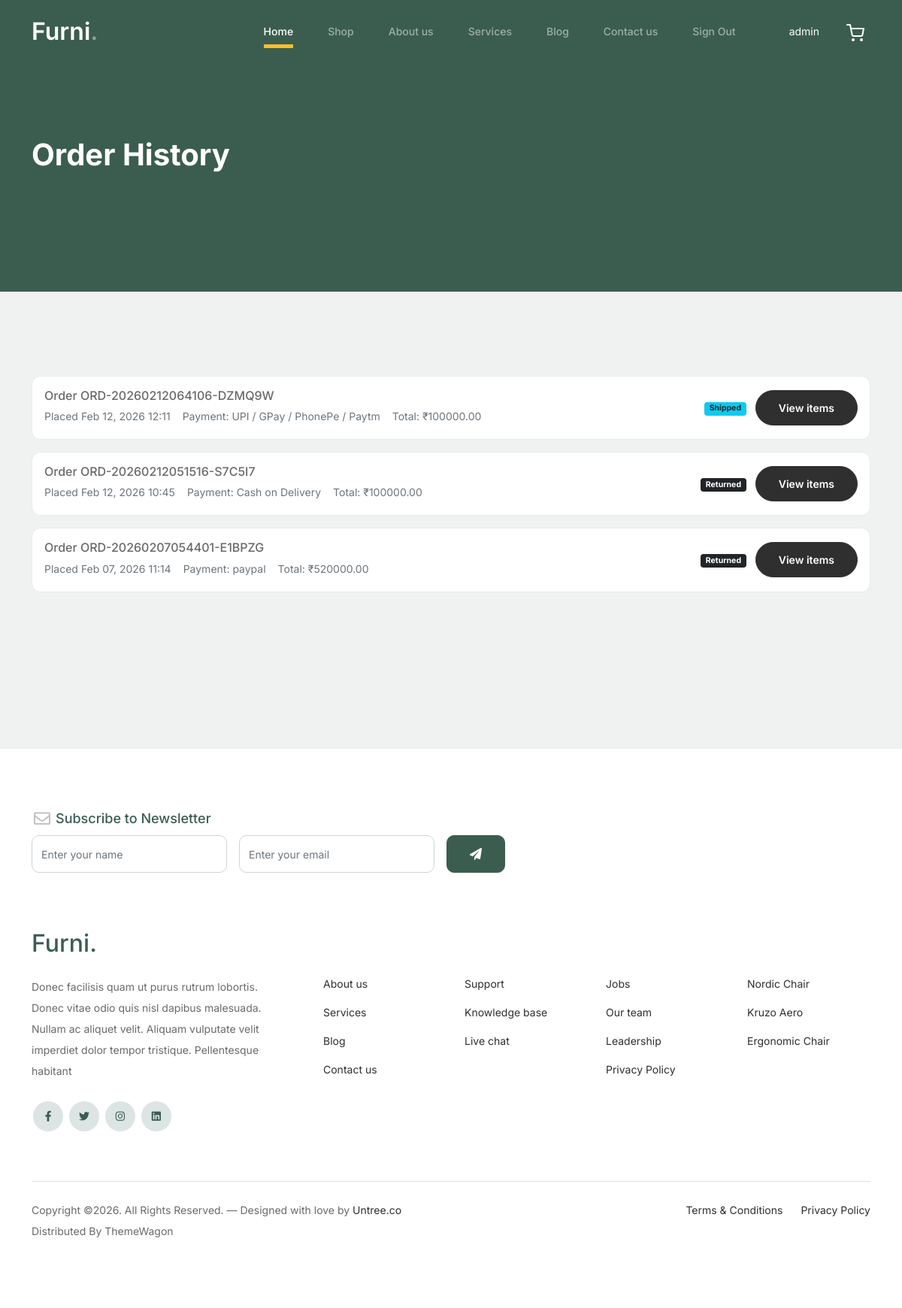
Page /buyers/history/ (signed in) on the committed database.
### buyers/models.py (models this page shows, shortened)
class Order(models.Model):
    ORDER_STATUS_CHOICES = [
        ('pending', 'Pending'),
        ('processing', 'Processing'),
        ('shipped', 'Shipped'),
        ('delivered', 'Delivered'),
        ('return_requested', 'Return Requested'),
        ('returned', 'Returned'),
        ('cancelled', 'Cancelled'),
    ]
    PAYMENT_METHOD_CHOICES = [
        ('upi', 'UPI / GPay / PhonePe / Paytm'),
        ('cash_on_delivery', 'Cash on Delivery'),
    ]
    buyer = models.ForeignKey(Buyer, on_delete=models.CASCADE, related_name="orders")
    order_number = models.CharField(max_length=50, unique=True)
    first_name = models.CharField(max_length=100)
    last_name = models.CharField(max_length=100)
    company_name = models.CharField(max_length=100, blank=True, null=True)
    email = models.EmailField()
    phone = models.CharField(max_length=15)
    address = models.TextField()
    address_line2 = models.CharField(max_length=255, blank=True, null=True)
    city = models.CharField(max_length=100)
    state = models.CharField(max_length=100)
    postal_code = models.CharField(max_length=20)
    country = models.CharField(max_length=100)
    ship_to_different_address = models.BooleanField(default=False)
    shipping_first_name = models.CharField(max_length=100, blank=True, null=True)
    shipping_last_name = models.CharField(max_length=100, blank=True, null=True)
    shipping_company_name = models.CharField(max_length=100, blank=True, null=True)
    shipping_address = models.TextField(blank=True, null=True)
    shipping_address_line2 = models.CharField(max_length=255, blank=True, null=True)
    shipping_city = models.CharField(max_length=100, blank=True, null=True)
    shipping_state = models.CharField(max_length=100, blank=True, null=True)
    shipping_postal_code = models.CharField(max_length=20, blank=True, null=True)
    shipping_country = models.CharField(max_length=100, blank=True, null=True)
    subtotal = models.DecimalField(max_digits=10, decimal_places=2)
    total = models.DecimalField(max_digits=10, decimal_places=2)
    payment_method = models.CharField(max_length=50, choices=PAYMENT_METHOD_CHOICES)
    order_notes = models.TextField(blank=True, null=True)
    status = models.CharField(max_length=20, choices=ORDER_STATUS_CHOICES, default='pending')
    created_at = models.DateTimeField(auto_now_add=True)
    updated_at = models.DateTimeField(auto_now=True)
    class Meta:
        ordering = ['-created_at']

### buyers/views.py (the view)
# urls.py: path("history/", by_history, name="by_history"),
@never_cache
@buyer_login_required
def by_history(request):
    buyer_id = request.session.get("buyer_id")
    buyer = Buyer.objects.get(id=buyer_id)
    orders = Order.objects.filter(buyer=buyer).prefetch_related(
        "items",
        "items__variant",
        "items__variant__product"
    ).order_by("-created_at")
    status_counts = {
        "all": orders.count(),
        "pending": orders.filter(status="pending").count(),
        "processing": orders.filter(status="processing").count(),
        "shipped": orders.filter(status="shipped").count(),
        "delivered": orders.filter(status="delivered").count(),
        "cancelled": orders.filter(status="cancelled").count(),
    }
    return render(request, 'by_history.html', {
        "orders": orders,
        "status_counts": status_counts
    })

### buyers/views.py (called while the page is built)
def buyer_login_required(view_func):
    @wraps(view_func)
    def wrapper(request, *args, **kwargs):
        if not request.session.get("buyer_id"):
            return redirect("by_login")
        return view_func(request, *args, **kwargs)
    return wrapper

### buyers/templates/by_history.html (shortened to what this page needs)
{% extends "by_base.html" %}
{% load static %}
{% block buyer_layout %}
		<div class="hero">
			<div class="container">
				<div class="row justify-content-between">
					<div class="col-lg-5">
						<div class="intro-excerpt">
							<h1>Order History</h1>
						</div>
					</div>
					<div class="col-lg-7">
					</div>
				</div>
			</div>
		</div>
		<div class="untree_co-section before-footer-section">
			<div class="container">
				<div class="row">
					<div class="col-12">
						{% if orders %}
							{% for order in orders %}
								<div class="order-card">
									<div class="order-header">
										<div>
											<div class="h6 mb-1">Order {{ order.order_number }}</div>
											<div class="order-meta">
												<span>Placed {{ order.created_at|date:"M d, Y H:i" }}</span>
												<span>Payment: {{ order.get_payment_method_display }}</span>
												<span>Total: ₹{{ order.total }}</span>
											</div>
										</div>
										<div>
											<span class="badge
												{% if order.status == 'pending' %} bg-secondary
												{% elif order.status == 'processing' %} bg-warning text-dark
												{% elif order.status == 'shipped' %} bg-info text-dark
												{% elif order.status == 'delivered' %} bg-success
												{% elif order.status == 'return_requested' %} bg-primary
												{% elif order.status == 'returned' %} bg-dark
												{% elif order.status == 'cancelled' %} bg-danger
												{% else %} bg-light text-dark
												{% endif %}">
												{{ order.get_status_display }}
											</span>
											<button class="btn btn-sm btn-outline-dark ms-2"
												type="button"
												data-bs-toggle="collapse"
												data-bs-target="#orderItems{{ forloop.counter }}"
												aria-expanded="false"
												aria-controls="orderItems{{ forloop.counter }}">
												View items
											</button>
										</div>
									</div>
								</div>
							{% endfor %}
						{% else %}
							<div class="text-center text-muted py-5">
								No orders yet.
							</div>
						{% endif %}
					</div>
				</div>
			</div>
		</div>
{% endblock buyer_layout %}

### static/css/by_style.css (style rules this page uses)
body { overflow-x: hidden; position: relative; }
body { font-family: "Inter", sans-serif; font-weight: 400; line-height: 28px; color: #6a6a6a; font-size: 14px; background-color: #eff2f1; }
.hero { background: #3b5d50; padding: calc(4rem - 30px) 0 0rem 0; }
@media (min-width: 768px) { .hero { padding: calc(4rem - 30px) 0 4rem 0; } }
@media (min-width: 992px) { .hero { padding: calc(8rem - 30px) 0 8rem 0; } }
.hero .intro-excerpt { position: relative; z-index: 4; }
@media (min-width: 992px) { .hero .intro-excerpt { max-width: 450px; } }
.hero h1 { font-weight: 700; color: #ffffff; margin-bottom: 30px; }
.btn { font-weight: 600; padding: 12px 30px; border-radius: 30px; color: #ffffff; background: #2f2f2f; border-color: #2f2f2f; }
.before-footer-section { padding: 7rem 0 12rem 0 !important; }
.untree_co-section { padding: 7rem 0; }

### buyers/templates/by_history.html (style rules this page uses)
.order-card { border: 1px solid #e9ecef; border-radius: 12px; background: #fff; padding: 16px; margin-bottom: 16px; }
.order-header { display: flex; flex-wrap: wrap; justify-content: space-between; align-items: center; gap: 12px; }
.order-meta { display: flex; flex-wrap: wrap; gap: 16px; font-size: 14px; color: #6c757d; }

### rows in the picture
Order: order_number "ORD-20260212064106-DZMQ9W", created_at "Feb 12, 2026 12:11", payment_method "UPI / GPay / PhonePe / Paytm", total "100000.00", status "Shipped"
Order: order_number "ORD-20260212051516-S7C5I7", created_at "Feb 12, 2026 10:45", payment_method "Cash on Delivery", total "100000.00", status "Returned"
Order: order_number "ORD-20260207054401-E1BPZG", created_at "Feb 07, 2026 11:14", payment_method "paypal", total "520000.00", status "Returned"

### other values in the picture
{{ request.session.buyer_name }} "admin"
